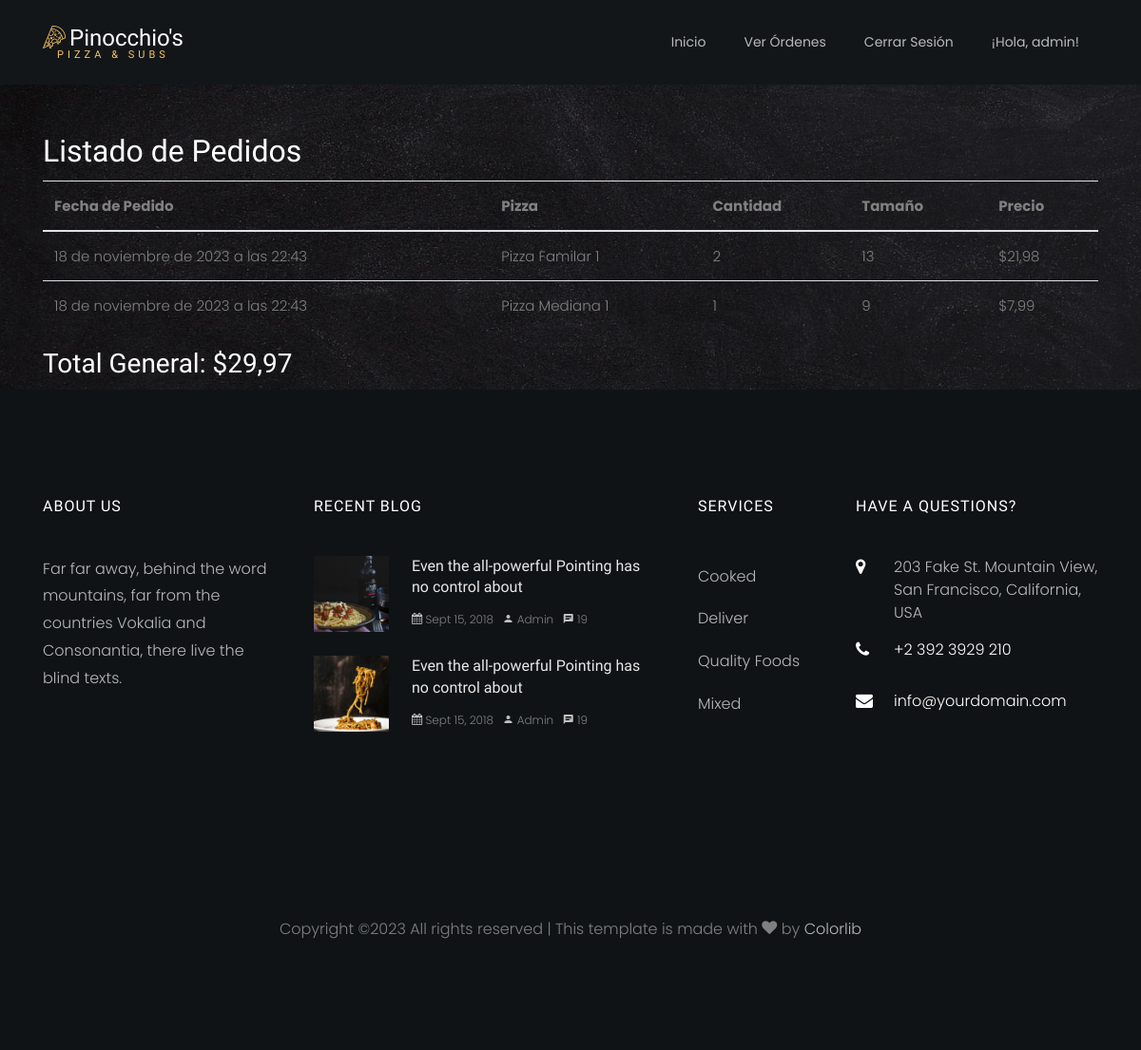
/pedidos/ (signed in), run on an earlier commit of the app's database.
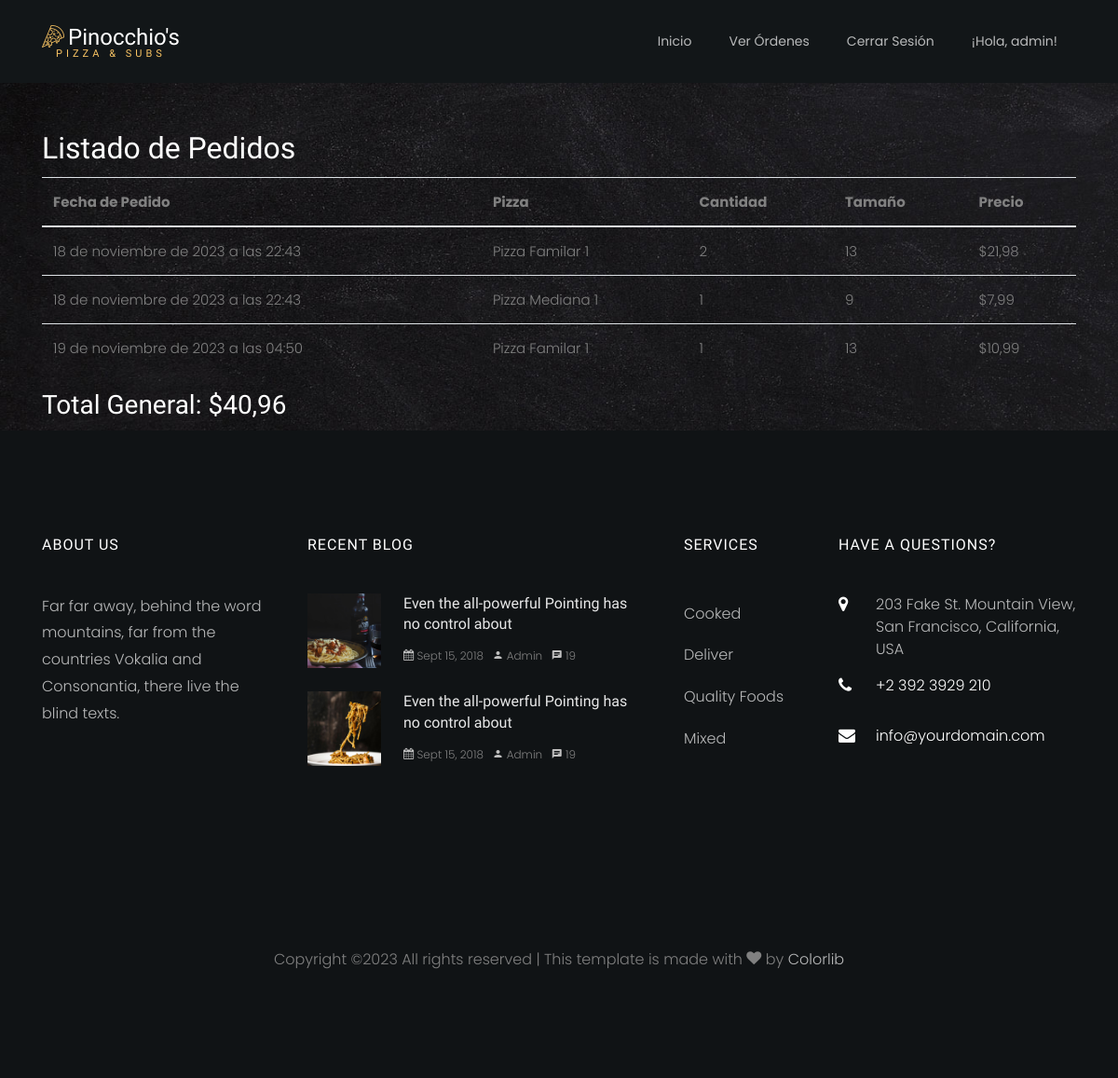
And on a later commit of the database.
### orders/models.py (models this page shows, shortened)
class Pizza(models.Model):
    id = models.AutoField(primary_key=True)
    name = models.CharField(max_length=255)
    size = models.CharField(max_length=255)
    price = models.DecimalField(max_digits=10, decimal_places=2)
    toppings = models.ManyToManyField('Topping')
    additional_ingredients = models.ManyToManyField('AdditionalIngredient')
    image_url = models.CharField(max_length=255, default='URL_predeterminada')

class OrderItem(models.Model):
    id = models.AutoField(primary_key=True)
    user = models.ForeignKey(get_user_model(), on_delete=models.CASCADE)
    pizza = models.ForeignKey(Pizza, on_delete=models.CASCADE)
    quantity = models.PositiveIntegerField(default=1)
    total = models.DecimalField(max_digits=10, decimal_places=2)
    order_date = models.DateTimeField(auto_now_add=True)

### orders/views.py (the view)
# urls.py: path('pedidos/', pedidos, name='pedidos'),
def pedidos(request):
    order_items = OrderItem.objects.filter(user=request.user)
    orders = []
    for order_item in order_items:
        order_details = {
            'order_id': order_item.id,
            'user': order_item.user.username,
            'order_date': order_item.order_date,
            'items': [
                {
                    'pizza_name': order_item.pizza.name,
                    'quantity': order_item.quantity,
                    'size': order_item.pizza.size,
                    'price': order_item.total,
                }
            ]
        }
        orders.append(order_details)
    total_general = sum(order_item.total for order_item in order_items)
    return render(request, 'pedidos.html', {'orders': orders, 'total_general': total_general})

### orders/templates/pedidos.html (shortened to what the changed rows need)
{% load static %}
<!DOCTYPE html>
<html lang="en">
  <head>
    <link rel="stylesheet" href="{% static 'css/open-iconic-bootstrap.min.css' %}">
    <link rel="stylesheet" href="{% static 'css/style.css' %}">
    <link rel="stylesheet" href="{% static 'css/flaticon.css' %}">
    <link rel="stylesheet" href="{% static 'css/owl.carousel.min.css' %}">
    <link rel="stylesheet" href="{% static 'css/animate.css' %}">
    <link rel="stylesheet" href="{% static 'css/owl.theme.default.min.css' %}">
    <link rel="stylesheet" href="{% static 'css/magnific-popup.css' %}">
    <link rel="stylesheet" href="{% static 'css/aos.css' %}">
    <link rel="stylesheet" href="{% static 'css/ionicons.min.css' %}">
    <link rel="stylesheet" href="{% static 'css/bootstrap-datepicker.css' %}">
    <link rel="stylesheet" href="{% static 'css/jquery.timepicker.css' %}">
    <link rel="stylesheet" href="{% static 'css/icomoon.css' %}">
</head>
<body>
    <section class="menu">
      <div class="container mt-5">
          <h2>Listado de Pedidos</h2>
          {% if orders %}
          <table class="table">
              <thead>
                  <tr>
                      <th>Fecha de Pedido</th>
                      <th>Pizza</th>
                      <th>Cantidad</th>
                      <th>Tamaño</th>
                      <th>Precio</th>
                  </tr>
              </thead>
              <tbody>
                  {% for order in orders %}
                  <tr>
                      <td>{{ order.order_date }}</td>
                      {% for item in order.items %}
                      <td>
                          {{ item.pizza_name }}<br>
                      </td>
                      <td>{{ item.quantity }}</td>
                      <td>{{ item.size }}</td>
                      <td>${{ item.price }}</td>
                      {% endfor %}
                  </tr>
                  {% endfor %}
              </tbody>
          </table>
          <h3>Total General: ${{ total_general }}</h3>
          {% else %}
          <p>No hay pedidos disponibles.</p>
          {% endif %}
      </div>
    </section>
    <footer class="ftco-footer ftco-section img">
        <div class="container">
          <div class="row mb-5">
            <div class="col-lg-3 col-md-6 mb-5 mb-md-5">
              <div class="ftco-footer-widget mb-4">
                <h2 class="ftco-heading-2">About Us</h2>
              </div>
            </div>
            <div class="col-lg-4 col-md-6 mb-5 mb-md-5">
              <div class="ftco-footer-widget mb-4">
                <h2 class="ftco-heading-2">Recent Blog</h2>
              </div>
            </div>
            <div class="col-lg-2 col-md-6 mb-5 mb-md-5">
                <div class="ftco-footer-widget mb-4 ml-md-4">
                <h2 class="ftco-heading-2">Services</h2>
              </div>
            </div>
            <div class="col-lg-3 col-md-6 mb-5 mb-md-5">
              <div class="ftco-footer-widget mb-4">
                <h2 class="ftco-heading-2">Have a Questions?</h2>
              </div>
            </div>
          </div>
        </div>
      </footer>
</body>
</html>

What changed in the data, as far as the page shows it:
added OrderItem: order_date "19 de noviembre de 2023 a las 04:50", price "10,99"
Also different on the page:
{{ total_general }}: "29,97" → "40,96"
new list line: "Pizza Familar 1 13"
new list line: "1 $"
